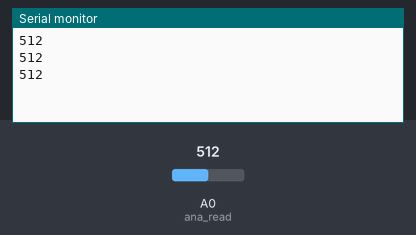
Recording of a sketch running on a simulated Arduino Uno, built with avr-gcc and run on an emulated ATmega328P. Parts: the last lines printed to the serial monitor. The test bench sets the inputs (shaded band); at power-on: A0 (ana_read) = 512.

Above: at 1.3 s.
1.4 s: A0 (ana_read) set to 716
At 1.9 s:
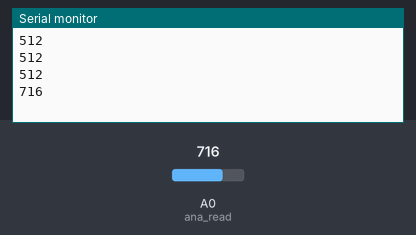
2.9 s: A0 (ana_read) set to 900
At 3.4 s:
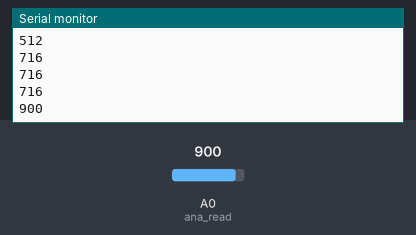
Timing chart, 0 to 5.9 s (numbered marks = the images above; inputs shaded):
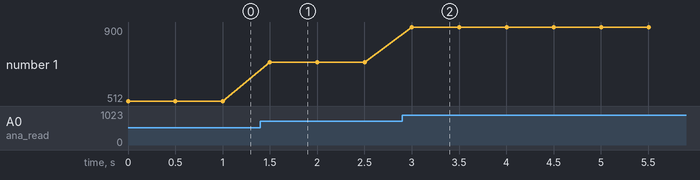

The sketch:

hall-effect-sensor.ino
```cpp
const int ana_read=A0;
const int dig_read=2;

struct reading{
  int ana_val;
  int dig_val;
};

reading readings[100];
int index=0;
void setup() {
  // put your setup code here, to run once:
pinMode(ana_read,INPUT);
pinMode(dig_read,INPUT);
Serial.begin(9600);
}
void loop(){
  Serial.println(analogRead(ana_read));
  delay(500);
}
/*
void loop() {

  if (index < 100) {
    readings[index].ana_val = analogRead(ana_read);
    readings[index].dig_val = digitalRead(dig_read);
    index++;
    delay(100);
  }
  else {
    for (int i = 0; i < 100; i++) {
      Serial.print(readings[i].ana_val);
      Serial.print(", ");
      Serial.println(readings[i].dig_val);
    }
    while(true);
  }
}
*/
```

Measured:
- after the input at 1.4 s, the serial monitor: prints a new line after 0.10 s (image 1)
- after the input at 2.9 s, the serial monitor: prints a new line after 0.10 s (image 2)
- plotted number 1: 512 → 716 after the input at 1.4 s, 716 → 900 after the input at 2.9 s
